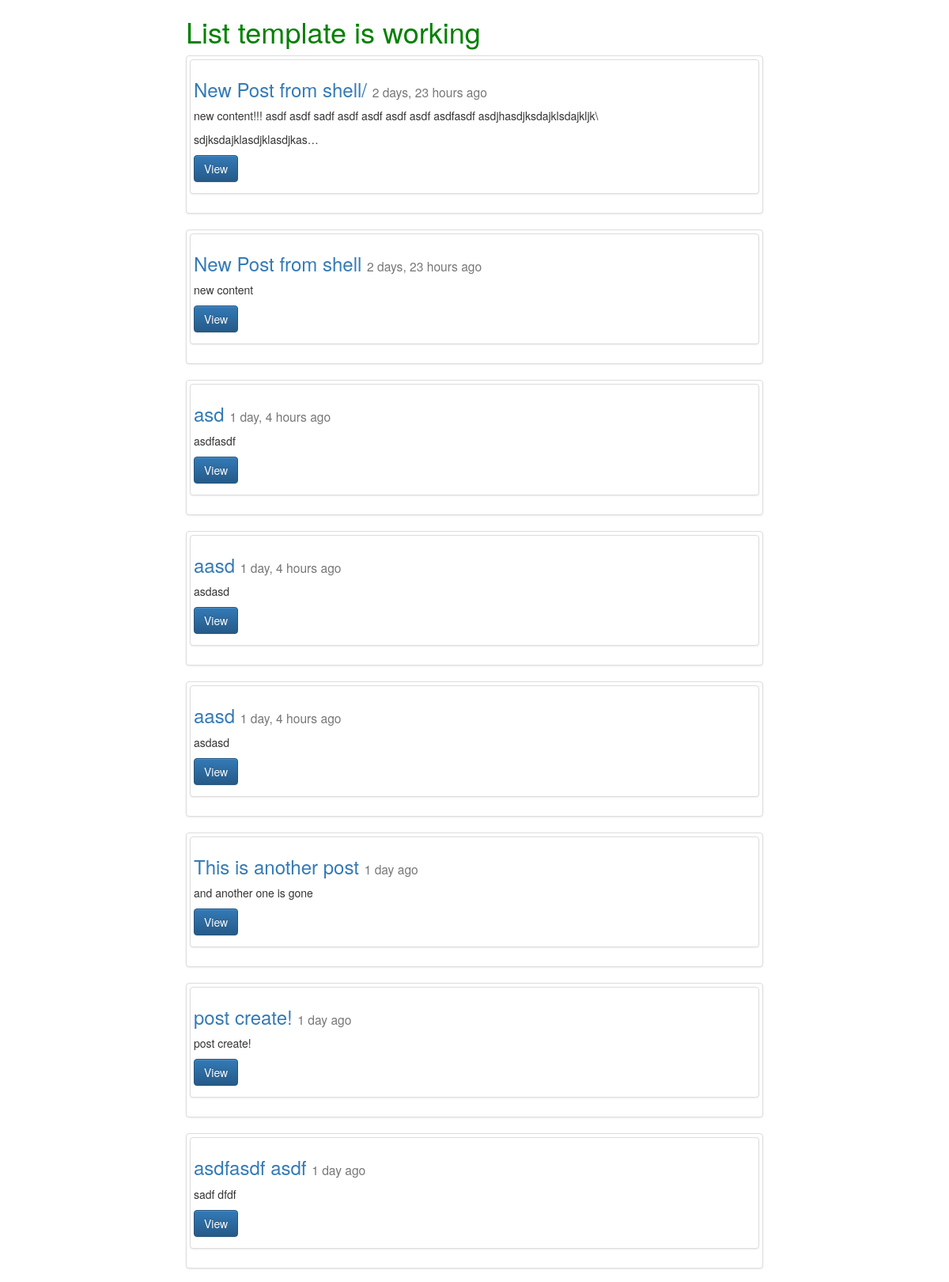
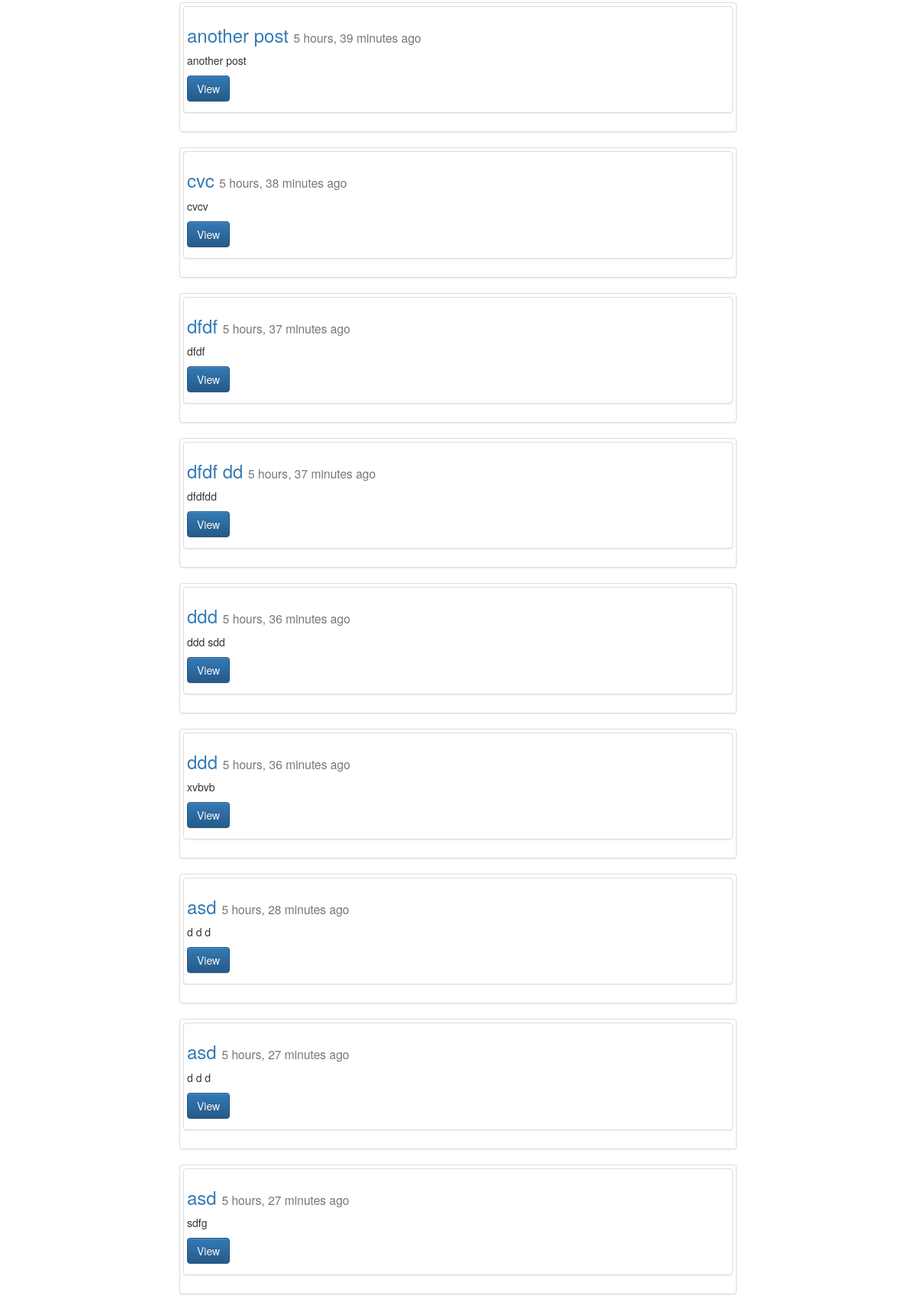
/posts/ (upper part), run on the app's committed database (2 pictures, top to bottom).
### posts/models.py (models this page shows, shortened)
class Post(models.Model):
    title = models.CharField(max_length=120)
    content = models.TextField()
    updated = models.DateTimeField(auto_now=True, auto_now_add=False)
    timestamp = models.DateTimeField(auto_now=False, auto_now_add=True)
    def get_absolute_url(self):
        return reverse("posts:detail",kwargs={"id":self.id})

### posts/views.py (the view)
def post_list(request):
    queryset = Post.objects.all()
    context = {
        "object_list":queryset,
        "title":"List"
    }
    return render(request,"post_list.html",context)

### templates/post_list.html
{% extends "base.html"%}
{% block content%}
<div class='col-sm-8 col-sm-offset-2'>
<h1>{{ title}} template is working</h1>
        {% for obj in object_list %}
         <div class="row">
            <div class='col-sm-12'>
                <div class='thumbnail'>
                    <div class="thumbnail">
                       <h3><a href="{{obj.get_absolute_url}}"> {{obj.title}} </a><small>{{obj.timestamp|timesince}} ago</small></h3>
                        <p>{{obj.content | linebreaks|truncatechars:120}}</p>
                        <p><a href="{{obj.get_absolute_url}}" class="btn btn-primary" role="button">View</a></p>
                    </div>
                </div>
            </div>
        </div>
        {% endfor %}
</div>
{% endblock content%}

### static/css/base.css (style rules this page uses)
h1 { color:green; }

### data on the page
Post: title "New Post from shell/", timestamp "2 days, 23 hours", content "new content!!! asdf asdf sadf asdf asdf asdf asdf asdfasdf asdjhasdjksdajklsdajkljk\\ sdjksdajklasdjklasdjkas…"
Post: title "New Post from shell", timestamp "2 days, 23 hours", content "new content"
Post: title "asd", timestamp "1 day, 4 hours", content "asdfasdf"
Post: title "aasd", timestamp "1 day, 4 hours", content "asdasd"
Post: title "aasd", timestamp "1 day, 4 hours", content "asdasd"
Post: title "This is another post", timestamp "1 day", content "and another one is gone"
Post: title "post create!", timestamp "1 day", content "post create!"
Post: title "asdfasdf asdf", timestamp "1 day", content "sadf dfdf"
Post: title "another post", timestamp "5 hours, 39 minutes", content "another post"
Post: title "cvc", timestamp "5 hours, 38 minutes", content "cvcv"
Post: title "dfdf", timestamp "5 hours, 37 minutes", content "dfdf"
Post: title "dfdf dd", timestamp "5 hours, 37 minutes", content "dfdfdd"
Post: title "ddd", timestamp "5 hours, 36 minutes", content "ddd sdd"
Post: title "ddd", timestamp "5 hours, 36 minutes", content "xvbvb"
Post: title "asd", timestamp "5 hours, 28 minutes", content "d d d"
Post: title "asd", timestamp "5 hours, 27 minutes", content "d d d"
Post: title "asd", timestamp "5 hours, 27 minutes", content "sdfg"

### other printed values
{{ title }} "List"
